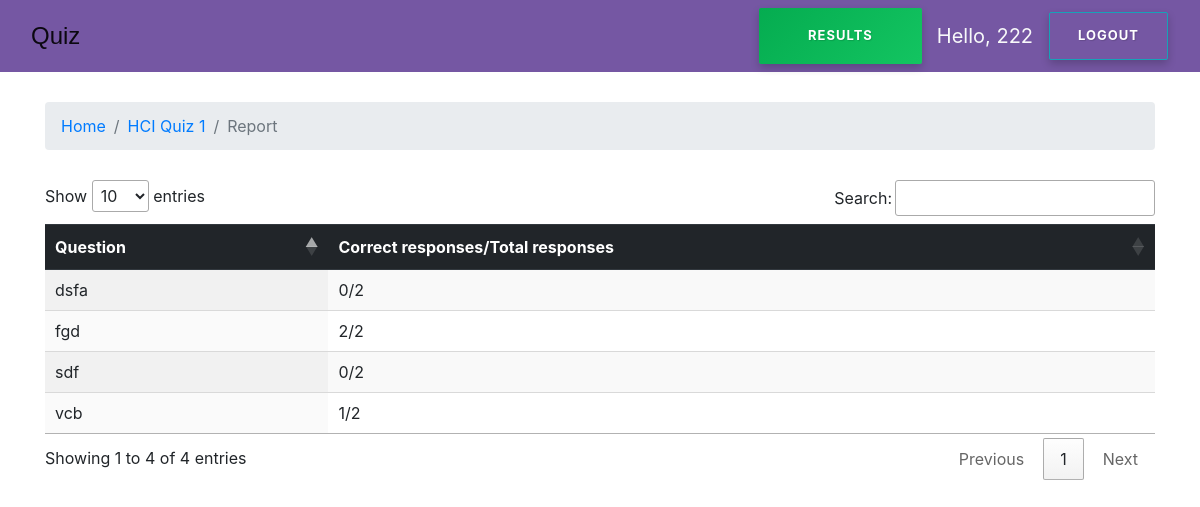
Page /report_view/20/ (signed in) on the committed database.
### QuizApp/models.py (models this page shows, shortened)
class User(AbstractUser):
    is_student = models.BooleanField(default=False)
    is_teacher = models.BooleanField(default=False)
    email = models.EmailField(unique=True)
    gender = models.CharField(max_length=1, choices=GENDER_CHOICES)
    objects = UserManager()

class Quiz(models.Model):
    owner = models.ForeignKey(User, on_delete=models.CASCADE, related_name='quizzes')
    name = models.CharField(max_length=255)
    date = models.DateTimeField(auto_now_add=True)
    publish = models.BooleanField('publish', default=False)
    class Meta:
        verbose_name_plural: 'Quizzes'

class Option(models.Model):
    question = models.ForeignKey(Question, on_delete=models.CASCADE, related_name='answers')
    text = models.CharField('Answer', max_length=255)
    is_correct = models.BooleanField('Correct answer', default=False)

class Question(models.Model):
    quiz = models.ForeignKey(Quiz, on_delete=models.CASCADE, related_name='questions')
    text = models.TextField('Question', max_length=255)

### QuizApp/views.py (the view)
# urls.py: path('report_view/<int:quiz_pk>/', views.report_view, name='report_view'),
@login_required
def report_view(request, quiz_pk):
    questions = get_object_or_404(Quiz, pk=quiz_pk).questions.all()
    correct_attempts = list()
    correct_ans = list()
    for question in questions:
        if question.answers.exists():
            correct_ans.append(question.answers.get(is_correct=True))
    for ans in correct_ans:
        correct_attempts.append(AnswerOption.objects.filter(answer_id=ans.pk).count())
    report = zip(correct_ans, correct_attempts)
    return render(request, 'report.html', {'report': report, 'quiz': get_object_or_404(Quiz, pk=quiz_pk)})

### templates/report.html (shortened to what this page needs)
{%extends 'base.html'%}
{% block content %}
<div class="container">
        <nav aria-label="breadcrumb">
                <ol class="breadcrumb">
                  <li class="breadcrumb-item"><a href="{%url 'home' %}">Home</a></li>
                  <li class="breadcrumb-item"><a href="{%url 'home'%}">{{quiz.name}}</a></li>
                  <li class="breadcrumb-item active" aria-current="page">Report</li>
                </ol>
              </nav>
    <table id="example" class="table table-hover display">
        <thead class="thead-dark">
            <tr>
                <th>Question</th>
                <th>Correct responses/Total responses</th>
            </tr>
        </thead>
        <tbody>
            {%for answer, response in report%}
            <tr>
                <td>{{answer.question.text}}</td>
                <td>{{response}}/{{answer.question.Attempted.count}}</td>
            </tr>
            {%endfor%}
        </tbody>
    </table>
</div>
{% endblock %}

### templates/base.html (shortened to what this page needs)
{% load static %}
<!DOCTYPE html>
<html lang="en">
<head>
    <link rel="stylesheet" href="{% static 'css/bootstrap.min.css' %}">
    <link rel="stylesheet" href="{% static 'css/app.css' %}">
    <link rel="stylesheet" href="{% static 'css/buttons.css' %}">
    <link href="https://stackpath.bootstrapcdn.com/font-awesome/4.7.0/css/font-awesome.min.css" rel="stylesheet"
>
    <link rel="stylesheet" type="text/css" href="https://cdn.datatables.net/1.10.19/css/jquery.dataTables.css">
</head>
<body>
    <nav class="navbar navbar-expand-lg navbar-light" style="background-color: #7557a3;">
        <div class="container">
            <a style="font-size: x-large; font-family: Verdana, Geneva, Tahoma, sans-serif;" class="navbar-brand"
                href="{% url 'home' %}">Quiz</a>
            {%if user.is_authenticated %}
            {%if user.is_student%}
            <a class="btn btn-success btn-lg" href="{%url 'result_view' %}">Results</a>
            {%else%}
            <a class="btn btn-lg btn-success btn-radius text-white" href="{% url 'add_quiz' %}">Add quiz</a>
            {%endif%}
        </div>
        <span class="text-light navbar-brand">Hello, {{user.username}}</span>
        <div class="">
            <a class="navbar-brand btn btn-outline-info text-white " href="{% url 'signout' %}">Logout</a>
        </div>
        {%else%}
        <div class="navbar-nav ml-auto">
        <a class="btn btn-primary btn-radius" href="{% url 'home' %}">Login</a>
        <a class="btn btn-primary btn-radius" href="{% url 'signup' %}">Sign Up</a>
        </div>
        {%endif%}
    </nav>
    {% block content %}
    {% endblock %}
</body>
</html>

### static/css/app.css (style rules this page uses)
nav { margin-bottom: 30px; }

### static/css/buttons.css (style rules this page uses)
.btn { font-size: 13px; font-weight: bold; letter-spacing: 1px; border-radius: 2px; padding: 13px 28px; text-shadow: 1px 1px 1px rgba(0, 0, 0, 0.14); text-transform: uppercase; box-shadow: 0 4px 9px 0 rgba(0, 0, 0, 0.2); }
.btn-lg { padding: 18px 49px; }
.btn-success { background: #05ac50; background: -moz-linear-gradient(-45deg, #05ac50 0%, #21dd72 50%, #05c44e 51%, #05ac50 71%, #05ac50 100%); background: -webkit-linear-gradient(-45deg, #05ac50 0%,#21dd72 50%,#05c44e 51%,#05ac50 71%,#05ac50 100%); background: linear-gradient(135deg, #05ac50 0%,#21dd72 50%,#05c44e 51%,#05ac50 71%,#05ac50 100%); filter: progid:DXImageTransform.Microsoft.gradient( startColorstr='#05ac50', endColorstr='#05ac50',GradientType=1 ); background-size: 400% 400%; -webkit-animation: AnimationName 3s ease infinite; -moz-animation: AnimationName 3s ease infinite; animation: AnimationName 3s ease infinite; -webkit-animation: AnimationName 3s ease infinite; -moz-animation: AnimationName 3s ease infinite; animation: AnimationName 3s ease infinite; border: medium none; }

### rows in the picture
User: username "222"
Quiz: name "HCI Quiz 1"
Option: question.text "dsfa", response "0", question.Attempted.count "2"
Option: question.text "fgd", response "2", question.Attempted.count "2"
Option: question.text "sdf", response "0", question.Attempted.count "2"
Option: question.text "vcb", is_correct "1", question.Attempted.count "2"
